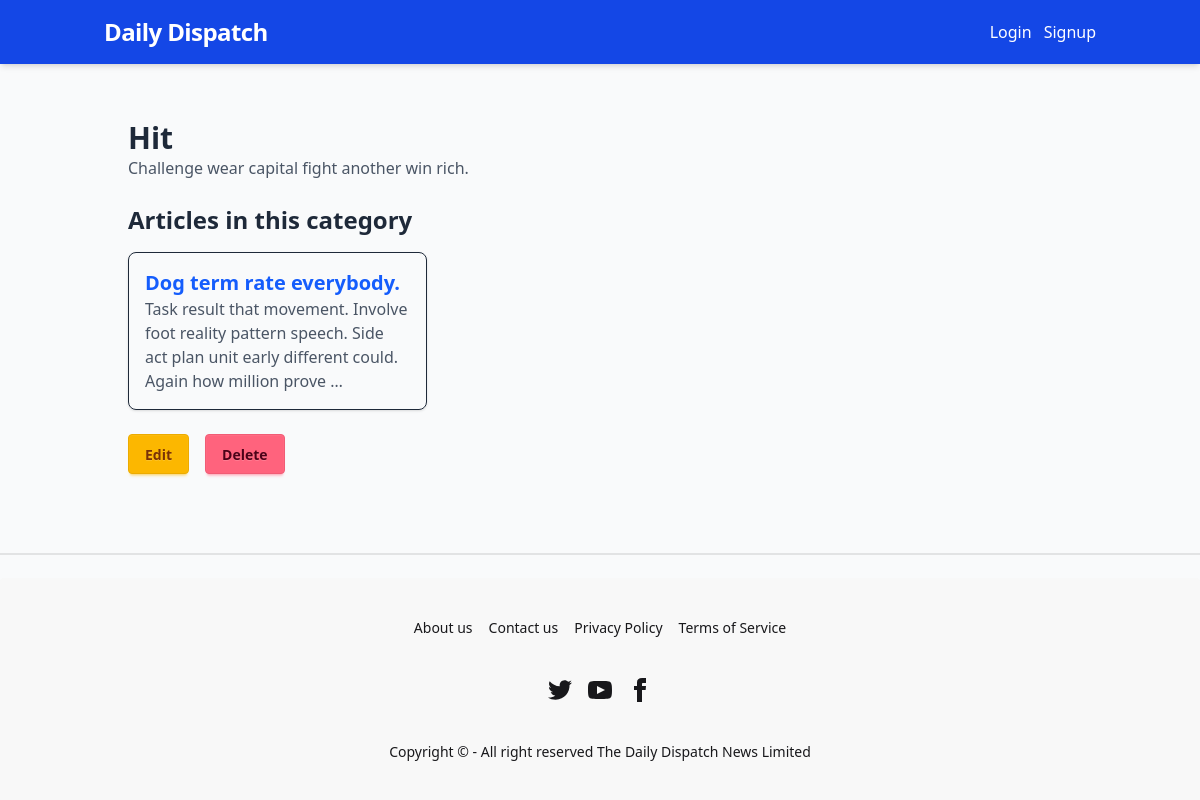
/categories/7/, run on an earlier commit of the app's database.
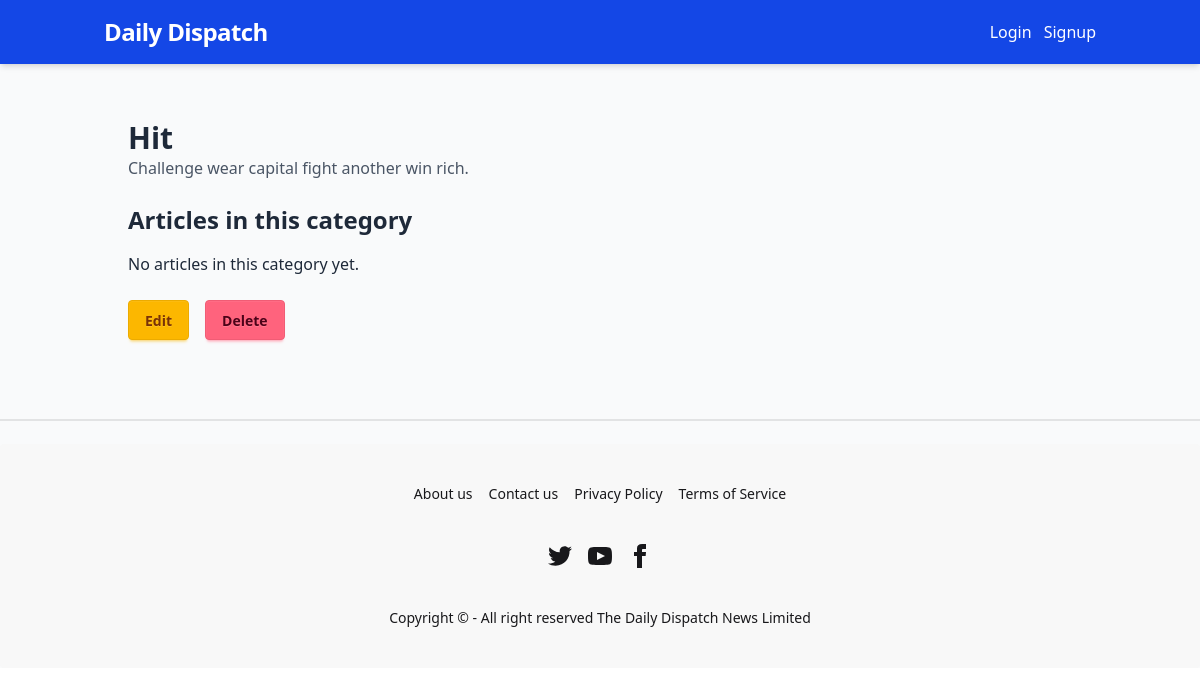
And on a later commit of the database.
### news/models.py (models this page shows, shortened)
class Article(models.Model):
    STATUS_CHOICES = (
        ("pending", "Pending"),
        ("published", "Published"),
    )
    title = models.CharField(max_length=200)
    slug = models.SlugField(unique=True, blank=True)
    content = models.TextField()
    image = models.ImageField(upload_to="articles/", blank=True, null=True)
    author = models.ForeignKey(User, on_delete=models.CASCADE)
    category = models.ForeignKey(Category, on_delete=models.SET_NULL, null=True, blank=True,  related_name="articles")
    created_at = models.DateTimeField(auto_now_add=True)
    updated_at = models.DateTimeField(auto_now=True)
    status = models.CharField(max_length=20, choices=STATUS_CHOICES, default="pending")

### news/views.py (the view)
# urls.py: path("categories/<int:pk>/", category_detail, name="category_detail"),
def category_detail(request, pk):
    category = get_object_or_404(Category, pk=pk)
    articles = Article.objects.filter(category=category, status="published").order_by("-created_at")
    return render(request, "categories/category_detail.html", {"category": category, "articles": articles})

### users/context_processors.py (called while the page is built)
def user_roles(request):
    if request.user.is_authenticated:
        return {
            "is_admin_user": is_admin(request.user),
            "is_editor_user": is_editor(request.user),
            "is_reporter_user": is_reporter(request.user),
        }
    return {
        "is_admin_user": False,
        "is_editor_user": False,
        "is_reporter_user": False,
    }

### templates/categories/category_detail.html
{% extends "base.html" %}
{% block content %}
<div class="container mx-auto p-6">
    <h1 class="text-3xl font-bold">{{ category.name }}</h1>
    <p class="text-gray-600 mb-6">{{ category.description }}</p>
    <h2 class="text-2xl font-semibold mb-4">Articles in this category</h2>
    <div class="grid grid-cols-1 md:grid-cols-2 lg:grid-cols-3 gap-6">
        {% for article in articles %}
            <div class="border rounded-lg shadow p-4">
                <a href="{% url 'news:article_detail' article.slug %}" class="text-xl font-semibold text-blue-600 hover:underline">
                    {{ article.title }}
                </a>
                <p class="text-gray-600">{{ article.content|truncatewords:20 }}</p>
            </div>
        {% empty %}
            <p>No articles in this category yet.</p>
        {% endfor %}
    </div>
    <div class="mt-6 flex gap-4">
        <a href="{% url 'news:update_category' category.pk %}" class="btn btn-warning">Edit</a>
        <a href="{% url 'news:delete_category' category.pk %}" class="btn btn-error">Delete</a>
    </div>
</div>
{% endblock %}

What changed in the data, as far as the page shows it:
no longer on this page (row edited): Article: title "Dog term rate everybody.", content "Task result that movement. Involve foot reality pattern speech. Side act plan unit early different could. Again how million prove …"
Also different on the page:
text now shown: "No articles in this category yet."
